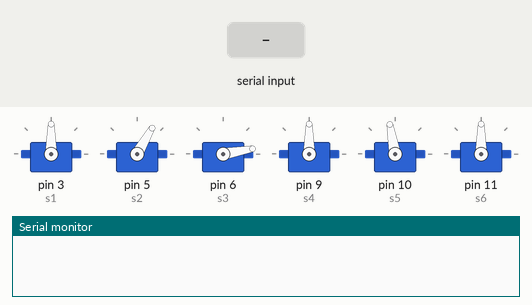
Recording of a sketch running on a simulated Arduino Uno, built with avr-gcc and run on an emulated ATmega328P. Shown: 6 × servo, the last lines printed to the serial monitor. The test bench sets the inputs (shaded band).

Above: at 1.2 s.
1.3 s: byte 40 (40) received over Serial
At 1.75 s:
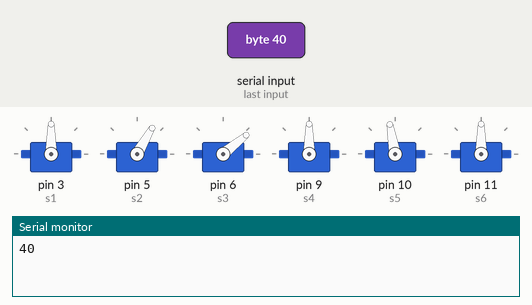
At 2.35 s:
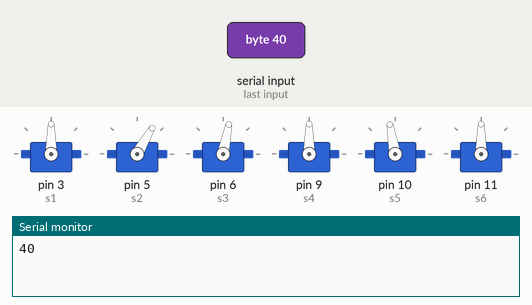
Timing chart, 0 to 21.4 s (numbered marks = the images above; inputs shaded):
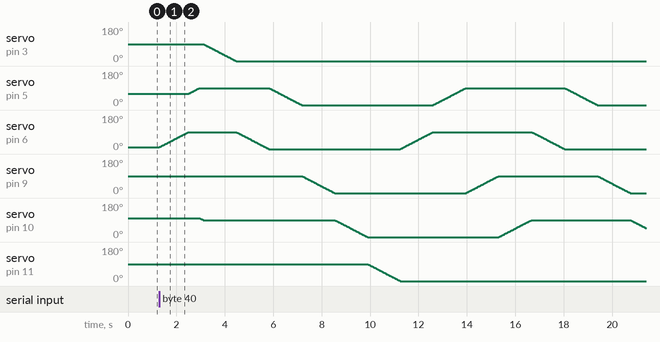

The sketch:

robotic_arm.ino
```cpp
#include<Servo.h>
int val; // variable bluetooth


int mid = 90;
int currpos[6] = {90, 60, 10, 90, 100, 90};
int pos1[6];
int pos2[6];


Servo s1; // Bottom to top defining Servos
Servo s2;
Servo s3;
Servo s4;
Servo s5;
Servo s6;


void setup() {
  Serial.begin(9600);
  s1.attach(3);
  s2.attach(5);
  s3.attach(6);
  s4.attach(9);
  s5.attach(10);
  s6.attach(11);
  s1.write(currpos[0]);
  s2.write(currpos[1]);
  s3.write(currpos[2]);
  s4.write(currpos[3]);
  s5.write(currpos[4]);
  s6.write(currpos[5]);
}

void loop() {
  if (Serial.available()>0) {
    val = Serial.read();
    Serial.println(val);

    if(val==1){
      s1.write(currpos[0]);
      currpos[0]= currpos[0] + 2;
    }
    if(val==2){
      s1.write(currpos[0]);
      currpos[0]= currpos[0] - 2;
    }

    if(val==3){
      s2.write(currpos[1]);
      currpos[1]= currpos[1] + 2;
    }
    if(val==4){
      s2.write(currpos[1]);
      currpos[1]= currpos[1] - 2;
    }

    if(val==6){
      s3.write(currpos[2]);
      currpos[2]= currpos[2] + 2;
    }
    if(val==5){
      s3.write(currpos[2]);
      currpos[2]= currpos[2] - 2;
    }
    if(val==7){
      s4.write(currpos[3]);
      currpos[3]= currpos[3] + 2;
    }
    if(val==8){
      s4.write(currpos[3]);
      currpos[3]= currpos[3] - 2;
    }

    if(val==9){
      s5.write(currpos[4]);
      currpos[4]= currpos[4] + 2;
    }
    if(val==10){
      s5.write(currpos[4]);
      currpos[4]= currpos[4] - 2;
    }

    if(val==11){
      s6.write(currpos[5]);
      currpos[5]= currpos[5] + 2;
    }
    if(val==12){
      s6.write(currpos[5]);
      currpos[5]= currpos[5] - 2;
    }

    if(val == 20){
      for(int y = 0; y<=5; y++){
        pos1[y] = currpos[y];
      }
    }
    if( val == 30){
      for(int x = 0; x <=5; x++){
        pos2[x] = currpos[x];
      }
    }
    if( val == 40){
while(1){
  if (Serial.available()>0) {
    int data = Serial.read();
    Serial.println(data);
    if(data==40){
      break;
    }

  }

         //seddsvd
      while(currpos[2]!=90){
        if(currpos[2]>90){
          currpos[2] = currpos[2]-1;
        }
        else{
          currpos[2] = currpos[2]+1;
        }
        s3.write(currpos[2]);
        delay(15);
      }

      while(currpos[1]!=90){
        if(currpos[1]>90){
          currpos[1] = currpos[1]-1;
        }
        else{
          currpos[1] = currpos[1]+1;
        }
        s2.write(currpos[1]);
        delay(15);
      }
      while(currpos[3]!=90){
        if(currpos[3]>90){
          currpos[3] = currpos[3]-1;
        }
        else{
          currpos[3] = currpos[3]+1;
        }
        s4.write(currpos[3]);
        delay(15);
      }
      while(currpos[4]!=90){
        if(currpos[4]>90){
          currpos[4] = currpos[4]-1;
        }
        else{
          currpos[4] = currpos[4]+1;
        }
        s5.write(currpos[4]);
        delay(15);
      }
      //sadsf


        while(currpos[0]!=pos1[0]){
        if(currpos[0]>pos1[0]){
          currpos[0] = currpos[0]-1;
        }
        else{
          currpos[0] = currpos[0]+1;
        }
        s1.write(currpos[0]);
        delay(15);
      }
      while(currpos[2]!=pos1[2]){
        if(currpos[2]>pos1[2]){
          currpos[2] = currpos[2]-1;
        }
        else{
          currpos[2] = currpos[2]+1;
        }
        s3.write(currpos[2]);
        delay(15);
      }

      while(currpos[1]!=pos1[1]){
        if(currpos[1]>pos1[1]){
          currpos[1] = currpos[1]-1;
        }
        else{
          currpos[1] = currpos[1]+1;
        }
        s2.write(currpos[1]);
        delay(15);
      }


      while(currpos[3]!=pos1[3]){
        if(currpos[3]>pos1[3]){
          currpos[3] = currpos[3]-1;
        }
        else{
          currpos[3] = currpos[3]+1;
        }
        s4.write(currpos[3]);
        delay(15);
      }
      while(currpos[4]!=pos1[4]){
        if(currpos[4]>pos1[4]){
          currpos[4] = currpos[4]-1;
        }
        else{
          currpos[4] = currpos[4]+1;
        }
        s5.write(currpos[4]);
        delay(15);
      }
       while(currpos[5]!=pos1[5]){
        if(currpos[5]>pos1[5]){
          currpos[5] = currpos[5]-1;
        }
        else{
          currpos[5] = currpos[5]+1;
        }
        s6.write(currpos[5]);
        delay(15);
      }


      //seddsvd
      while(currpos[2]!=90){
        if(currpos[2]>90){
          currpos[2] = currpos[2]-1;
        }
        else{
          currpos[2] = currpos[2]+1;
        }
        s3.write(currpos[2]);
        delay(15);
      }

      while(currpos[1]!=90){
        if(currpos[1]>90){
          currpos[1] = currpos[1]-1;
        }
        else{
          currpos[1] = currpos[1]+1;
        }
        s2.write(currpos[1]);
        delay(15);
      }
      while(currpos[3]!=90){
        if(currpos[3]>90){
          currpos[3] = currpos[3]-1;
        }
        else{
          currpos[3] = currpos[3]+1;
        }
        s4.write(currpos[3]);
        delay(15);
      }
      while(currpos[4]!=90){
        if(currpos[4]>90){
          currpos[4] = currpos[4]-1;
        }
        else{
          currpos[4] = currpos[4]+1;
        }
        s5.write(currpos[4]);
        delay(15);
      }
      //sadsf

      while(currpos[0]!=pos2[0]){
        if(currpos[0]>pos2[0]){
          currpos[0] = currpos[0]-1;
        }
        else{
          currpos[0] = currpos[0]+1;
        }
        s1.write(currpos[0]);
        delay(15);
      }
      while(currpos[2]!=pos2[2]){
        if(currpos[2]>pos2[2]){
          currpos[2] = currpos[2]-1;
        }
        else{
          currpos[2] = currpos[2]+1;
        }
        s3.write(currpos[2]);
        delay(15);
      }

      while(currpos[1]!=pos2[1]){
        if(currpos[1]>pos2[1]){
          currpos[1] = currpos[1]-1;
        }
        else{
          currpos[1] = currpos[1]+1;
        }
        s2.write(currpos[1]);
        delay(15);
      }


      while(currpos[3]!=pos2[3]){
        if(currpos[3]>pos2[3]){
          currpos[3] = currpos[3]-1;
        }
        else{
          currpos[3] = currpos[3]+1;
        }
        s4.write(currpos[3]);
        delay(15);
      }
      while(currpos[4]!=pos2[4]){
        if(currpos[4]>pos2[4]){
          currpos[4] = currpos[4]-1;
        }
        else{
          currpos[4] = currpos[4]+1;
        }
        s5.write(currpos[4]);
        delay(15);
      }
       while(currpos[5]!=pos2[5]){
        if(currpos[5]>pos2[5]){
          currpos[5] = currpos[5]-1;
        }
        else{
          currpos[5] = currpos[5]+1;
        }
        s6.write(currpos[5]);
        delay(15);
      }
}//while khtm main

    }
}
}
```
